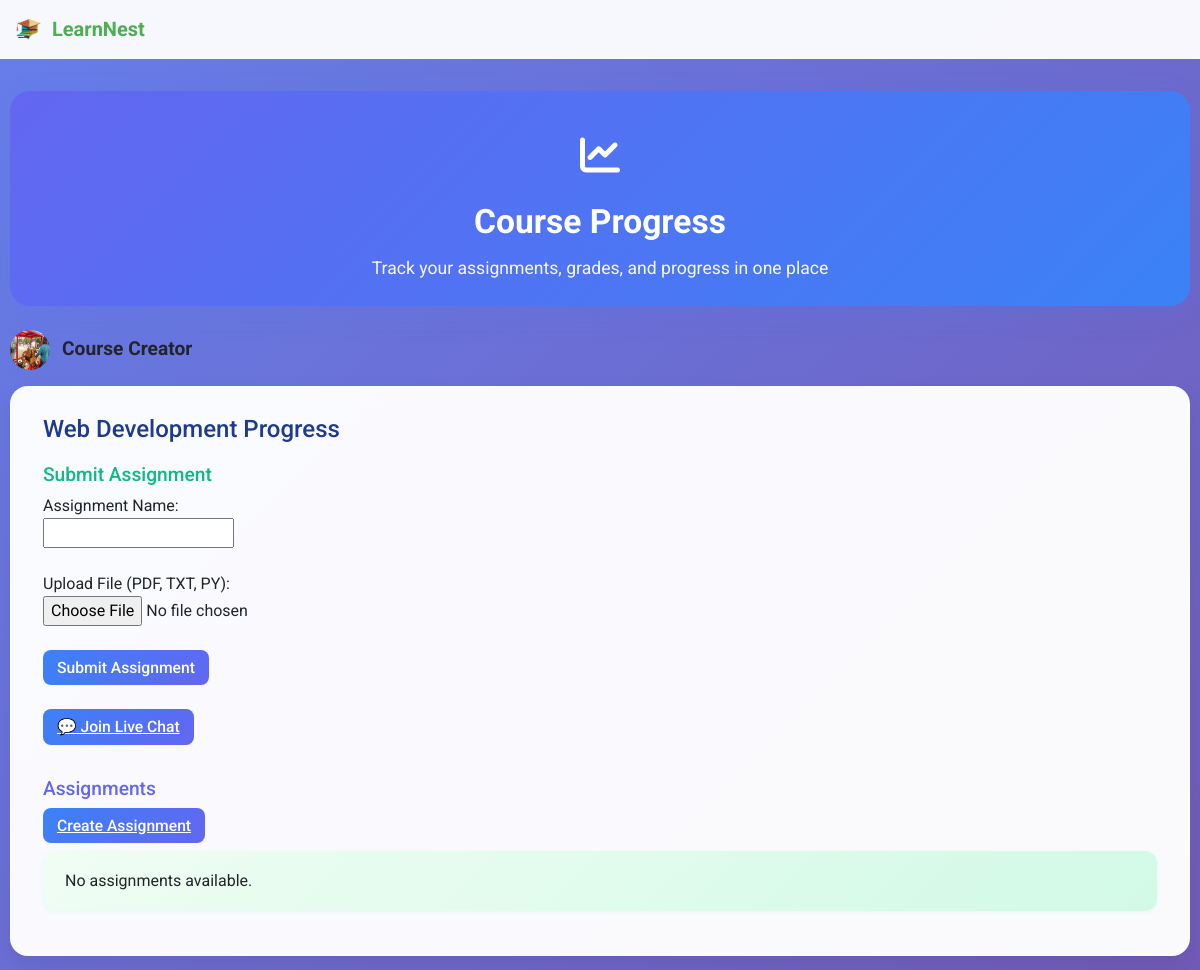
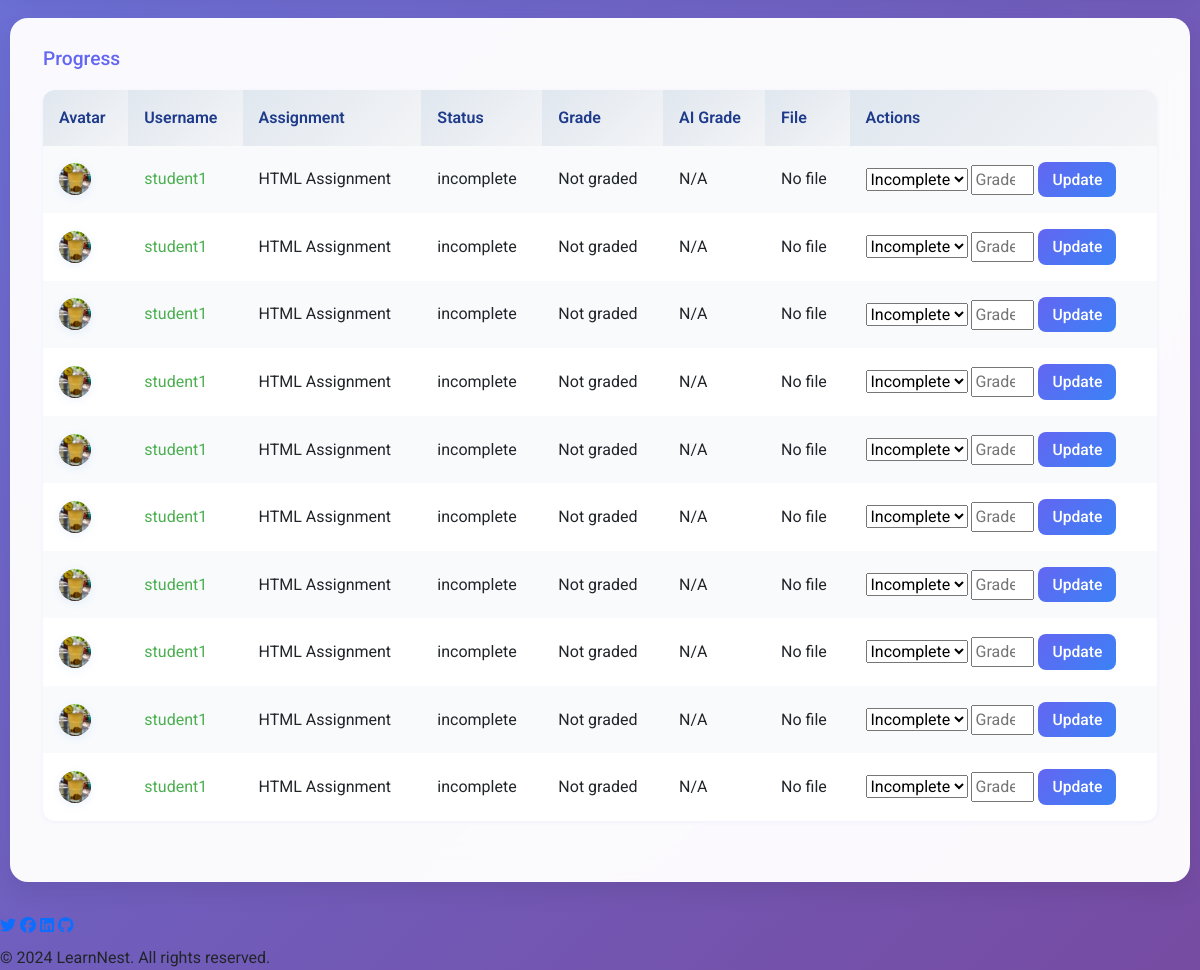
Page /course/2/progress (signed in) on the committed database (2 pictures, top to bottom).
### tables this page shows
CREATE TABLE courses
             (id INTEGER PRIMARY KEY, title TEXT, creator_id INTEGER, description TEXT, reference_file_path TEXT, meeting_link TEXT, outline TEXT, objectives TEXT, created_at TEXT, live_session_start TEXT, live_session_end TEXT, live_days TEXT);

CREATE TABLE progress
             (id INTEGER PRIMARY KEY, user_id INTEGER, course_id INTEGER, assignment_name TEXT, status TEXT, grade INTEGER, file_path TEXT, ai_grade INTEGER, created_at TEXT);

CREATE TABLE users
             (id INTEGER PRIMARY KEY, username TEXT UNIQUE, password TEXT, role TEXT, avatar TEXT, display_name TEXT, bio TEXT, notif_forum INTEGER DEFAULT 1, notif_grades INTEGER DEFAULT 1, notif_announcements INTEGER DEFAULT 1, dark_mode INTEGER DEFAULT 0, badges TEXT, points INTEGER DEFAULT 0, api_token TEXT, is_approved INTEGER DEFAULT 0, full_name TEXT, email TEXT, phone TEXT, institution TEXT, payment_screenshot TEXT, is_blocked INTEGER DEFAULT 0, created_at TEXT, logo TEXT);

### app.py (the view)
@app.route('/course/<int:course_id>/progress')
@login_required
def progress(course_id):
    conn = None
    try:
        conn = sqlite3.connect('database.db', timeout=15.0)
        conn.execute('PRAGMA journal_mode=WAL')
        conn.execute('PRAGMA synchronous=NORMAL')
        conn.execute('PRAGMA cache_size=10000')
        conn.execute('PRAGMA temp_store=MEMORY')
        c = conn.cursor()
        c.execute('SELECT title, creator_id, reference_file_path FROM courses WHERE id = ?', (course_id,))
        course_data = c.fetchone()
        if not course_data:
            flash('Course not found.')
            return redirect(url_for('home'))
        course_title = course_data[0]
        creator_id = course_data[1]
        reference_file = os.path.basename(course_data[2]) if course_data[2] else None
        c.execute('SELECT avatar, display_name FROM users WHERE id = ?', (creator_id,))
        creator_info = c.fetchone()
        creator_avatar = creator_info[0] if creator_info and creator_info[0] else DEFAULT_AVATAR
        creator_display_name = creator_info[1] if creator_info and creator_info[1] else 'Course Creator'
        c.execute('SELECT enrollment_number FROM enrollments WHERE user_id = ? AND course_id = ?',
                  (current_user.id, course_id))
        enrollment = c.fetchone()
        if not enrollment and current_user.role != 'creator':
            flash('You must be enrolled or be the creator to view progress.')
            return redirect(url_for('home'))
        if current_user.role == 'creator':
            c.execute('''SELECT p.id, u.username, p.assignment_name, p.status, p.grade, p.file_path, p.ai_grade, u.avatar, u.display_name
                         FROM progress p JOIN users u ON p.user_id = u.id
                         WHERE p.course_id = ?''', (course_id,))
            progress_data = c.fetchall()
        else:
            c.execute('''SELECT p.id, u.username, p.assignment_name, p.status, p.grade, p.file_path, p.ai_grade, u.avatar, u.display_name
                         FROM progress p JOIN users u ON p.user_id = u.id
                         WHERE p.course_id = ? AND p.user_id = ?''', (course_id, current_user.id))
            progress_data = c.fetchall()
        is_creator = current_user.role == 'creator' and creator_id == current_user.id
        c.execute('SELECT id, name, type, due_date FROM assignments WHERE course_id = ? ORDER BY due_date ASC', (course_id,))
        assignments = [{'id': row[0], 'name': row[1], 'type': row[2], 'due_date': row[3]} for row in c.fetchall()]
        assignment_status = {}
        if not is_creator:
            for a in assignments:
                c.execute('SELECT status FROM progress WHERE user_id = ? AND course_id = ? AND assignment_name = ?', (current_user.id, course_id, a['name']))
                row = c.fetchone()
                assignment_status[a['id']] = row[0] if row else 'Not Submitted'
        for a in assignments:
            c.execute('SELECT ai_grade FROM progress WHERE user_id=? AND course_id=? AND assignment_name=? ORDER BY id DESC LIMIT 1', (current_user.id, course_id, a['name']))
            row = c.fetchone()
            a['ai_feedback'] = row[0] if row and row[0] else None
        return render_template('progress.html', course_id=course_id, course_title=course_title, progress_data=progress_data, is_creator=is_creator, is_enrolled=bool(enrollment), reference_file=reference_file, assignments=assignments, assignment_status=assignment_status, creator_avatar=creator_avatar, creator_display_name=creator_display_name)
    except sqlite3.OperationalError as e:
        if "database is locked" in str(e):
            flash('Database is temporarily busy. Please refresh the page in a moment.')
        else:
            flash('Database error occurred. Please try again.')
        return redirect(url_for('home'))
    except Exception as e:
        flash('An error occurred while loading progress. Please try again.')
        return redirect(url_for('home'))
    finally:
        if conn:
            conn.close()

### app.py (called while the page is built)
@login_manager.user_loader
def load_user(user_id):
    conn = sqlite3.connect('database.db')
    c = conn.cursor()
    c.execute('SELECT id, username, role FROM users WHERE id = ?', (user_id,))
    user_data = c.fetchone()
    conn.close()
    if user_data:
        return User(user_data[0], user_data[1], user_data[2])
    return None

@app.context_processor
def inject_user_logo():
    if current_user.is_authenticated and current_user.role == 'creator':
        conn = sqlite3.connect('database.db')
        c = conn.cursor()
        c.execute('SELECT logo FROM users WHERE id = ?', (current_user.id,))
        result = c.fetchone()
        conn.close()
        if result and result[0]:
            logo_path = result[0]
            if logo_path.startswith('static/'):
                logo_path = '/' + logo_path
            return {'user_logo': logo_path}
    return {'user_logo': None}

### templates/progress.html (shortened to what this page needs)
<!DOCTYPE html>
<html lang="en">
<head>
    <link href="https://cdn.jsdelivr.net/npm/bootstrap@5.3.2/dist/css/bootstrap.min.css" rel="stylesheet">
    <link rel="stylesheet" href="https://cdnjs.cloudflare.com/ajax/libs/font-awesome/6.4.2/css/all.min.css" />
</head>
<body>
    <nav class="navbar navbar-expand-lg navbar-dark bg-dark sticky-top">
      <div class="container-fluid">
        <a class="navbar-brand d-flex align-items-center" href="/home">
                  {% if current_user.is_authenticated and current_user.role == 'creator' and user_logo %}
            <img src="{{ user_logo }}" alt="LearnNest Logo" style="height:32px;margin-right:8px;">
        {% else %}
            <img src="https://img.icons8.com/ios-filled/50/4CAF50/open-book--v2.png" alt="LearnNest Logo" style="height:32px;margin-right:8px;">
        {% endif %}
          LearnNest
        </a>
      </div>
    </nav>
    <div class="main-container">
      <div class="progress-header">
        <div class="icon"><i class="fa fa-chart-line"></i></div>
        <div class="title">Course Progress</div>
        <div class="subtitle">Track your assignments, grades, and progress in one place</div>
      </div>
      <div style="display:flex;align-items:center;margin-bottom:16px;">
        <img src="/{{ creator_avatar }}" alt="creator avatar" style="width:40px;height:40px;border-radius:50%;margin-right:12px;box-shadow:0 2px 8px rgba(59,130,246,0.10);">
        <span style="font-size:1.2em;font-weight:bold;">{{ creator_display_name }}</span>
      </div>
      <div class="card-section">
        <h1 style="font-size:1.5rem;color:#1e3a8a;margin-bottom:1.2rem;">{{ course_title }} Progress</h1>
        {% if is_enrolled %}
          <h2 style="font-size:1.2rem;color:#10b981;">Submit Assignment</h2>
          {% if reference_file %}
            <form id="submit-assignment-form" method="POST" action="{{ url_for('submit_assignment', course_id=course_id) }}" enctype="multipart/form-data" onsubmit="confirmSubmission(event)">
              <label for="assignment_name">Assignment Name:</label><br>
              <input type="text" id="assignment_name" name="assignment_name" required><br><br>
              <label for="file">Upload File (PDF, TXT, PY):</label><br>
              <input type="file" id="file" name="file"><br><br>
              <button type="submit" class="submit-btn">Submit Assignment</button>
            </form>
          {% else %}
            <p>Assignment submission is disabled until the course creator uploads a reference Python file for AI grading.</p>
          {% endif %}
        {% endif %}
        <div class="button-group">
          <a href="{{ url_for('live_chat', course_id=course_id) }}" class="submit-btn" title="Join the real-time course chat room">💬 Join Live Chat</a>
        </div>
        <h2 style="font-size:1.2rem;color:#6366f1;margin-top:2rem;">Assignments</h2>
        <div class="button-group">
          {% if is_creator %}
            <a href="{{ url_for('create_assignment', course_id=course_id) }}" class="submit-btn">Create Assignment</a>
          {% endif %}
        </div>
        <ul class="assignments-list">
          {% for assignment in assignments %}
            <li>
              <div style="flex:2;">
                <span style="font-size:1.08em;font-weight:500;color:#047857;">{{ assignment['name'] }}</span> <span style="color:#64748b;font-size:0.98em;">({{ assignment['type']|capitalize }})</span> - <span style="color:#374151;">Due: {{ assignment['due_date'] or 'N/A' }}</span>
                {% if assignment['meeting_link'] %}
                  <br>
                  <a href="{{ assignment['meeting_link'] }}" target="_blank" rel="noopener" class="copy-btn">Join Live Session</a>
                  <button type="button" class="copy-btn" onclick="copyMeetingLink('{{ assignment['meeting_link'] }}', this)">Copy Link</button>
                {% endif %}
                <a href="/calendar/assignment/{{ assignment['id'] }}.ics" class="submit-btn" title="Add this assignment to your calendar">📅 Add to Calendar</a>
              </div>
              <div class="actions button-group">
                {% if not is_creator %}
                  <span class="badge-status {{ 'badge-success' if assignment_status[assignment['id']] == 'Submitted' else 'badge-danger' }}">
                    {{ assignment_status[assignment['id']] }}
                  </span>
                  <a href="{{ url_for('submit_assignment_new', course_id=course_id, assignment_id=assignment['id']) }}" class="submit-btn">Submit</a>
                {% else %}
                  <a href="{{ url_for('edit_assignment', course_id=course_id, assignment_id=assignment['id']) }}" class="edit-btn">Edit</a>
                  <a href="{{ url_for('delete_assignment', course_id=course_id, assignment_id=assignment['id']) }}" class="delete-btn" onclick="return confirm('Delete this assignment?');">Delete</a>
                {% endif %}
              </div>
            </li>
          {% else %}
            <li>No assignments available.</li>
          {% endfor %}
        </ul>
      </div>
      <div class="card-section">
        <h2 style="font-size:1.2rem;color:#6366f1;margin-bottom:1.2rem;">Progress</h2>
        {% if progress_data %}
          <table>
            <tr>
              <th>Avatar</th>
              <th>Username</th>
              <th>Assignment</th>
              <th>Status</th>
              <th>Grade</th>
              <th>AI Grade</th>
              {% if is_creator %}
                <th>File</th>
                <th>Actions</th>
              {% endif %}
            </tr>
            {% for data in progress_data %}
              <tr>
                <td class="avatar-cell"><img src="/{{ data[7] if data|length > 7 and data[7] else 'static/default_avatar.png' }}" alt="avatar" onclick="window.location='/profile?user='+encodeURIComponent('{{ data[1] }}')"></td>
                <td><span style="cursor:pointer;color:#4CAF50;" onclick="window.location='/profile?user='+encodeURIComponent('{{ data[1] }}')">{{ data[1] }}</span></td>
                <td>{{ data[2] }}</td>
                <td>{{ data[3] }}</td>
                <td>{{ data[4] if data[4] is not none else 'Not graded' }}</td>
                <td>{{ data[6] if data[6] is not none else 'N/A' }}</td>
                {% if is_creator %}
                  <td>
                    {% if data[5] %}
                      <a href="{{ url_for('download_assignment', course_id=course_id, progress_id=data[0]) }}" class="download-link">Download</a>
                    {% else %}
                      No file
                    {% endif %}
                  </td>
                  <td>
                    <form id="edit-progress-form-{{ data[0] }}" method="POST" action="{{ url_for('edit_progress', course_id=course_id, progress_id=data[0]) }}" onsubmit="confirmEdit(event)">
                      <select name="status">
                        <option value="incomplete" {% if data[3] == 'incomplete' %}selected{% endif %}>Incomplete</option>
                      </select>
                      <input type="number" name="grade" min="0" max="100" value="{{ data[4] if data[4] is not none else '' }}" placeholder="Grade (0-100)">
                      <button type="submit" class="edit-btn">Update</button>
                    </form>
                  </td>
                {% endif %}
              </tr>
            {% endfor %}
          </table>
        {% else %}
          <p>No progress data available.</p>
        {% endif %}
      </div>
    </div>
    <footer class="footer">
      <div>
        <a href="https://twitter.com/" target="_blank"><i class="fab fa-twitter"></i></a>
        <a href="https://facebook.com/" target="_blank"><i class="fab fa-facebook"></i></a>
        <a href="https://linkedin.com/" target="_blank"><i class="fab fa-linkedin"></i></a>
        <a href="https://github.com/" target="_blank"><i class="fab fa-github"></i></a>
      </div>
      <div class="mt-2">&copy; {{ 2024 }} LearnNest. All rights reserved.</div>
    </footer>
    <link rel="stylesheet" href="https://unpkg.com/tippy.js@6/dist/tippy.css" />
</body>
</html>

### templates/progress.html (style rules this page uses)
body { font-family: 'Roboto', Arial, sans-serif; background: linear-gradient(135deg, #667eea 0%, #764ba2 100%); min-height: 100vh; margin: 0; padding: 0; }
.navbar { background: rgba(255, 255, 255, 0.95) !important; backdrop-filter: blur(10px); border-bottom: 1px solid rgba(255, 255, 255, 0.2); }
.navbar-brand { font-weight: 700; color: #4CAF50 !important; }
.main-container { max-width: 1200px; margin: 32px auto 0 auto; padding: 0 10px; }
.progress-header { background: linear-gradient(135deg, #6366f1 0%, #3b82f6 100%); color: white; border-radius: 20px; padding: 36px 24px 24px 24px; margin: 32px auto 24px auto; text-align: center; position: relative; box-shadow: 0 8px 32px rgba(59,130,246,0.10); }
.progress-header .icon { font-size: 2.5rem; margin-bottom: 10px; }
.progress-header .title { font-size: 2.1rem; font-weight: 700; margin-bottom: 8px; }
.progress-header .subtitle { font-size: 1.1rem; opacity: 0.95; }
.card-section { background: rgba(255, 255, 255, 0.97); backdrop-filter: blur(16px); border-radius: 18px; box-shadow: 0 10px 24px rgba(0, 0, 0, 0.07); overflow: hidden; border: 1px solid rgba(255, 255, 255, 0.18); margin-bottom: 32px; padding: 28px 32px; }
.assignments-list { list-style: none; padding: 0; }
.assignments-list li { background: linear-gradient(135deg,#f0fdf4 0%,#d1fae5 100%); border-radius: 12px; box-shadow: 0 1px 4px rgba(16,185,129,0.07); padding: 18px 22px; margin-bottom: 16px; display: flex; flex-wrap: wrap; align-items: center; justify-content: space-between; }
.actions, .button-group { display: flex; flex-wrap: wrap; gap: 12px; align-items: center; margin-top: 8px; margin-bottom: 8px; }
.submit-btn, .edit-btn, .delete-btn, .copy-btn, .download-link, .view-details-btn { background: linear-gradient(135deg, #3b82f6 0%, #6366f1 100%); color: white; padding: 6px 14px; border-radius: 8px; font-size: 0.98em; border: none; cursor: pointer; transition: background 0.2s; font-weight: 500; margin-right: 0 !important; margin-bottom: 0 !important; }
.edit-btn { background: linear-gradient(135deg, #6366f1 0%, #3b82f6 100%); }
table { width: 100%; background: #fff; border-radius: 12px; box-shadow: 0 1px 4px rgba(99,102,241,0.07); margin-bottom: 2rem; overflow: hidden; }
th, td { padding: 1rem; text-align: left; }
th { background: linear-gradient(135deg,#e0e7ef 0%,#f3f4f6 100%); color: #1e3a8a; font-weight: 600; }
tr:nth-child(even) { background: #f8fafc; }
.avatar-cell img { width: 32px; height: 32px; border-radius: 50%; cursor: pointer; box-shadow: 0 2px 8px rgba(59,130,246,0.10); }
form#submit-assignment-form { margin-bottom: 24px; }

### rows in the picture
courses: title "Web Development"
progress: username "student1", assignment_name "HTML Assignment", status "incomplete", data "Not graded", data "N/A", status "Incomplete"
progress: username "student1", assignment_name "HTML Assignment", status "incomplete", data "Not graded", data "N/A", status "Incomplete"
progress: username "student1", assignment_name "HTML Assignment", status "incomplete", data "Not graded", data "N/A", status "Incomplete"
progress: username "student1", assignment_name "HTML Assignment", status "incomplete", data "Not graded", data "N/A", status "Incomplete"
progress: username "student1", assignment_name "HTML Assignment", status "incomplete", data "Not graded", data "N/A", status "Incomplete"
progress: username "student1", assignment_name "HTML Assignment", status "incomplete", data "Not graded", data "N/A", status "Incomplete"
progress: username "student1", assignment_name "HTML Assignment", status "incomplete", data "Not graded", data "N/A", status "Incomplete"
progress: username "student1", assignment_name "HTML Assignment", status "incomplete", data "Not graded", data "N/A", status "Incomplete"
progress: username "student1", assignment_name "HTML Assignment", status "incomplete", data "Not graded", data "N/A", status "Incomplete"
progress: username "student1", assignment_name "HTML Assignment", status "incomplete", data "Not graded", data "N/A", status "Incomplete"

### other values in the picture
{{ creator_display_name }} "Course Creator"
{{ 2024 }} "2024"
